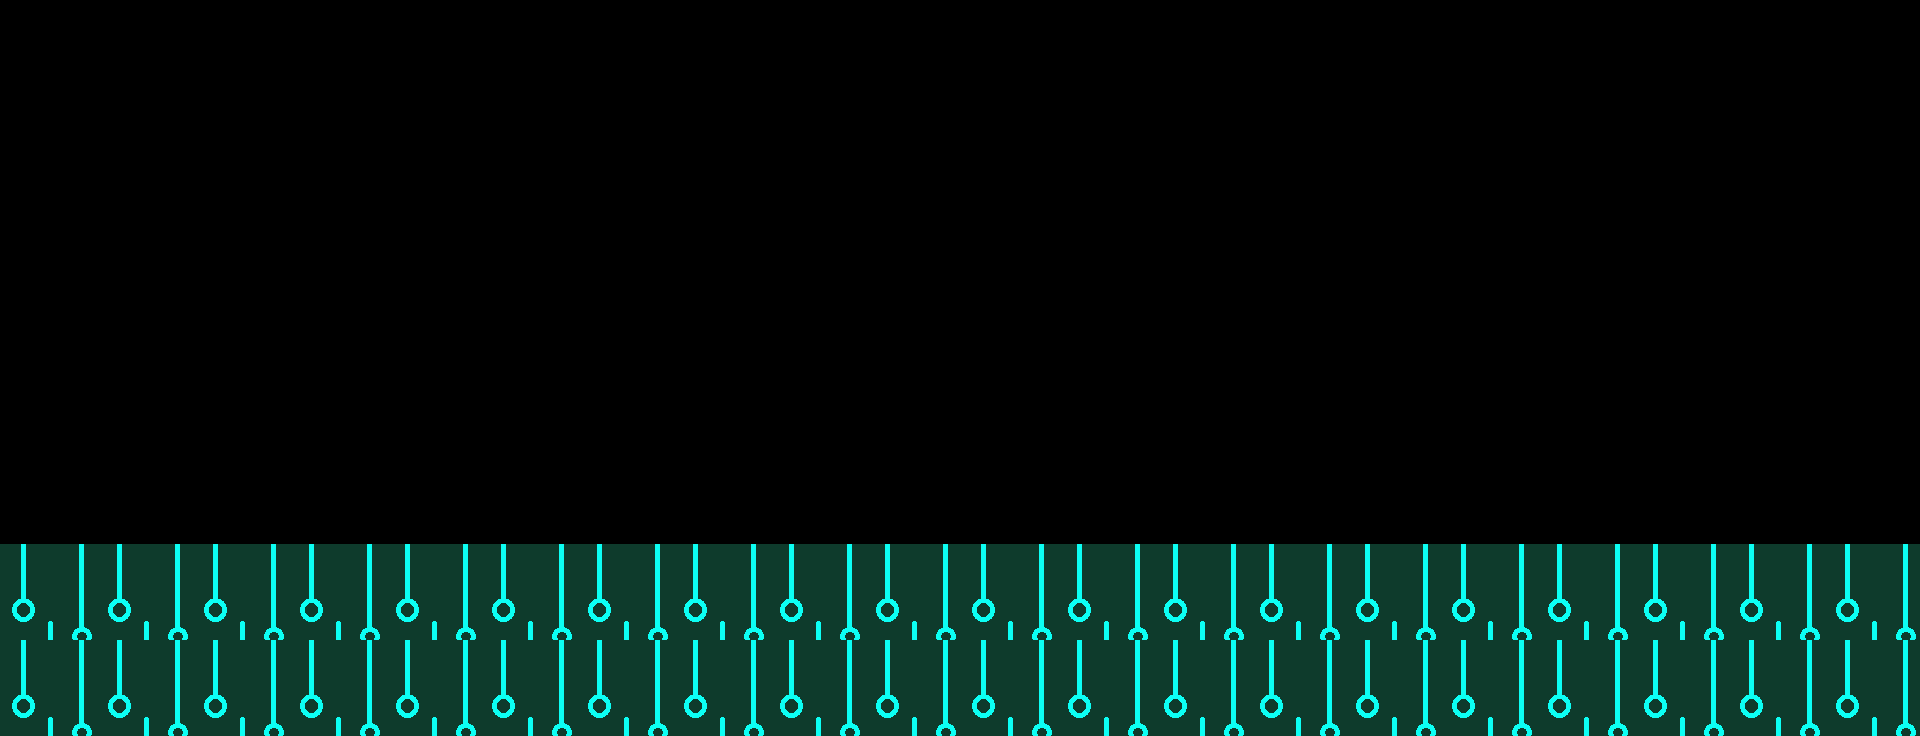

Below is a game level as drawn by its tile map, then a one-line description and the .tmx file that defines it, in full:
An orthogonal 60x23 tile map with 32x32 px tiles, 1 tile layer (Tile Layer 1).

<map version="1.10" tiledversion="1.11.2" orientation="orthogonal" renderorder="right-down" width="60" height="23" tilewidth="32" tileheight="32" infinite="0" nextlayerid="2" nextobjectid="1">
 <tileset firstgid="1" source="technology_block.tsx" />
 <layer id="1" name="Tile Layer 1" width="60" height="23">
  <data encoding="csv">
0,0,0,0,0,0,0,0,0,0,0,0,0,0,0,0,0,0,0,0,0,0,0,0,0,0,0,0,0,0,0,0,0,0,0,0,0,0,0,0,0,0,0,0,0,0,0,0,0,0,0,0,0,0,0,0,0,0,0,0,
0,0,0,0,0,0,0,0,0,0,0,0,0,0,0,0,0,0,0,0,0,0,0,0,0,0,0,0,0,0,0,0,0,0,0,0,0,0,0,0,0,0,0,0,0,0,0,0,0,0,0,0,0,0,0,0,0,0,0,0,
0,0,0,0,0,0,0,0,0,0,0,0,0,0,0,0,0,0,0,0,0,0,0,0,0,0,0,0,0,0,0,0,0,0,0,0,0,0,0,0,0,0,0,0,0,0,0,0,0,0,0,0,0,0,0,0,0,0,0,0,
0,0,0,0,0,0,0,0,0,0,0,0,0,0,0,0,0,0,0,0,0,0,0,0,0,0,0,0,0,0,0,0,0,0,0,0,0,0,0,0,0,0,0,0,0,0,0,0,0,0,0,0,0,0,0,0,0,0,0,0,
0,0,0,0,0,0,0,0,0,0,0,0,0,0,0,0,0,0,0,0,0,0,0,0,0,0,0,0,0,0,0,0,0,0,0,0,0,0,0,0,0,0,0,0,0,0,0,0,0,0,0,0,0,0,0,0,0,0,0,0,
0,0,0,0,0,0,0,0,0,0,0,0,0,0,0,0,0,0,0,0,0,0,0,0,0,0,0,0,0,0,0,0,0,0,0,0,0,0,0,0,0,0,0,0,0,0,0,0,0,0,0,0,0,0,0,0,0,0,0,0,
0,0,0,0,0,0,0,0,0,0,0,0,0,0,0,0,0,0,0,0,0,0,0,0,0,0,0,0,0,0,0,0,0,0,0,0,0,0,0,0,0,0,0,0,0,0,0,0,0,0,0,0,0,0,0,0,0,0,0,0,
0,0,0,0,0,0,0,0,0,0,0,0,0,0,0,0,0,0,0,0,0,0,0,0,0,0,0,0,0,0,0,0,0,0,0,0,0,0,0,0,0,0,0,0,0,0,0,0,0,0,0,0,0,0,0,0,0,0,0,0,
0,0,0,0,0,0,0,0,0,0,0,0,0,0,0,0,0,0,0,0,0,0,0,0,0,0,0,0,0,0,0,0,0,0,0,0,0,0,0,0,0,0,0,0,0,0,0,0,0,0,0,0,0,0,0,0,0,0,0,0,
0,0,0,0,0,0,0,0,0,0,0,0,0,0,0,0,0,0,0,0,0,0,0,0,0,0,0,0,0,0,0,0,0,0,0,0,0,0,0,0,0,0,0,0,0,0,0,0,0,0,0,0,0,0,0,0,0,0,0,0,
0,0,0,0,0,0,0,0,0,0,0,0,0,0,0,0,0,0,0,0,0,0,0,0,0,0,0,0,0,0,0,0,0,0,0,0,0,0,0,0,0,0,0,0,0,0,0,0,0,0,0,0,0,0,0,0,0,0,0,0,
0,0,0,0,0,0,0,0,0,0,0,0,0,0,0,0,0,0,0,0,0,0,0,0,0,0,0,0,0,0,0,0,0,0,0,0,0,0,0,0,0,0,0,0,0,0,0,0,0,0,0,0,0,0,0,0,0,0,0,0,
0,0,0,0,0,0,0,0,0,0,0,0,0,0,0,0,0,0,0,0,0,0,0,0,0,0,0,0,0,0,0,0,0,0,0,0,0,0,0,0,0,0,0,0,0,0,0,0,0,0,0,0,0,0,0,0,0,0,0,0,
0,0,0,0,0,0,0,0,0,0,0,0,0,0,0,0,0,0,0,0,0,0,0,0,0,0,0,0,0,0,0,0,0,0,0,0,0,0,0,0,0,0,0,0,0,0,0,0,0,0,0,0,0,0,0,0,0,0,0,0,
0,0,0,0,0,0,0,0,0,0,0,0,0,0,0,0,0,0,0,0,0,0,0,0,0,0,0,0,0,0,0,0,0,0,0,0,0,0,0,0,0,0,0,0,0,0,0,0,0,0,0,0,0,0,0,0,0,0,0,0,
0,0,0,0,0,0,0,0,0,0,0,0,0,0,0,0,0,0,0,0,0,0,0,0,0,0,0,0,0,0,0,0,0,0,0,0,0,0,0,0,0,0,0,0,0,0,0,0,0,0,0,0,0,0,0,0,0,0,0,0,
0,0,0,0,0,0,0,0,0,0,0,0,0,0,0,0,0,0,0,0,0,0,0,0,0,0,0,0,0,0,0,0,0,0,0,0,0,0,0,0,0,0,0,0,0,0,0,0,0,0,0,0,0,0,0,0,0,0,0,0,
1,2,3,1,2,3,1,2,3,1,2,3,1,2,3,1,2,3,1,2,3,1,2,3,1,2,3,1,2,3,1,2,3,1,2,3,1,2,3,1,2,3,1,2,3,1,2,3,1,2,3,1,2,3,1,2,3,1,2,3,
4,5,6,4,5,6,4,5,6,4,5,6,4,5,6,4,5,6,4,5,6,4,5,6,4,5,6,4,5,6,4,5,6,4,5,6,4,5,6,4,5,6,4,5,6,4,5,6,4,5,6,4,5,6,4,5,6,4,5,6,
7,8,9,7,8,9,7,8,9,7,8,9,7,8,9,7,8,9,7,8,9,7,8,9,7,8,9,7,8,9,7,8,9,7,8,9,7,8,9,7,8,9,7,8,9,7,8,9,7,8,9,7,8,9,7,8,9,7,8,9,
1,2,3,1,2,3,1,2,3,1,2,3,1,2,3,1,2,3,1,2,3,1,2,3,1,2,3,1,2,3,1,2,3,1,2,3,1,2,3,1,2,3,1,2,3,1,2,3,1,2,3,1,2,3,1,2,3,1,2,3,
4,5,6,4,5,6,4,5,6,4,5,6,4,5,6,4,5,6,4,5,6,4,5,6,4,5,6,4,5,6,4,5,6,4,5,6,4,5,6,4,5,6,4,5,6,4,5,6,4,5,6,4,5,6,4,5,6,4,5,6,
7,8,9,7,8,9,7,8,9,7,8,9,7,8,9,7,8,9,7,8,9,7,8,9,7,8,9,7,8,9,7,8,9,7,8,9,7,8,9,7,8,9,7,8,9,7,8,9,7,8,9,7,8,9,7,8,9,7,8,9
</data>
 </layer>
</map>